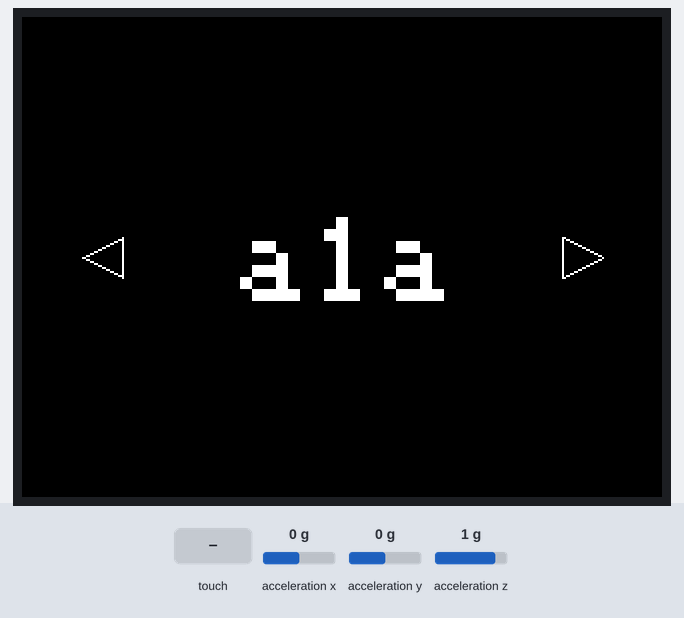
A sketch run on a simulated ESP32. On the bench: 320×240 colour display. Inputs (shaded band) come from the test bench; at power-on: acceleration x 0 g, acceleration y 0 g, acceleration z 1 g. WiFi joins after 1.5 s; servers stay silent unless stated; uploads are accepted with an empty reply; what the sketch prints to the serial monitor is not drawn.

Above: at 2.6 s.
2.7 s: touch panel pressed at 13 % / 10 % of its raw x / y range
At 3.9 s:
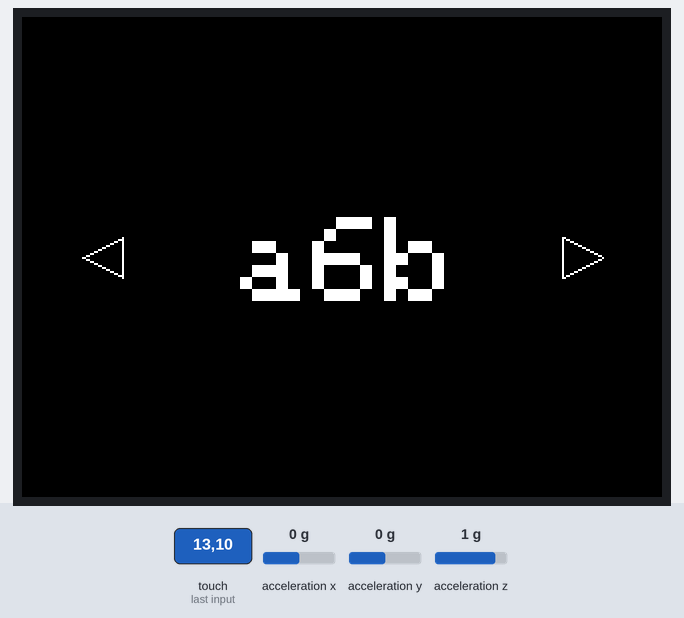
4.3 s: touch panel pressed at 38 % / 10 % of its raw x / y range
At 5.4 s:
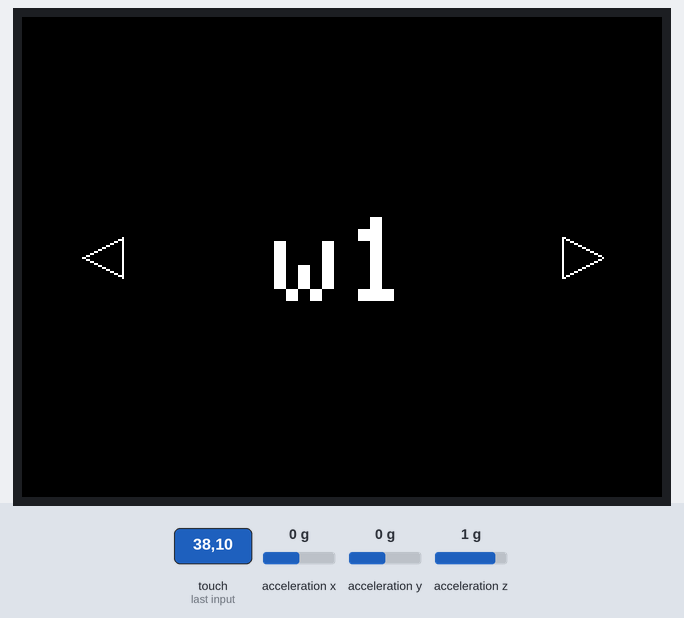
5.9 s: touch panel pressed at 62 % / 10 % of its raw x / y range
At 7.4 s:
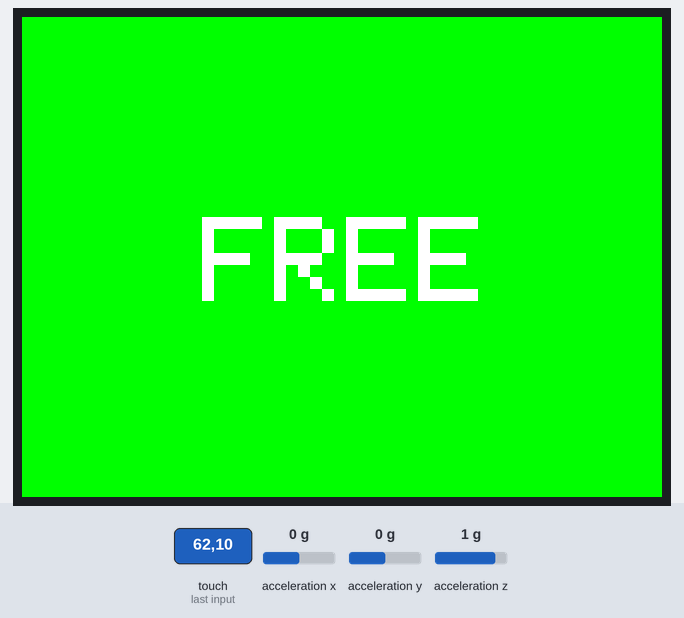
Timing chart, 0 to 8.9 s (numbered marks = the images above; inputs shaded):
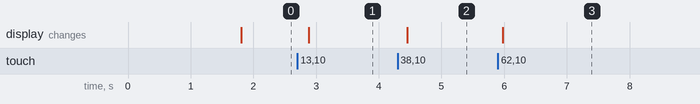

Measured:
- after the input at 2.7 s, the display: changes after 0.18 s (image 1)
- after the input at 4.3 s, the display: changes after 0.16 s (image 2)
- after the input at 5.9 s, the display: changes after 0.08 s (image 3)

The sketch:

laundry_monitor.ino
```cpp
#include <M5Core2.h>
#include <WiFi.h>
#include <HTTPClient.h>
#include <ArduinoJson.h>

#include "esp_wpa2.h"

// ---------- STRUCTS ----------

// accelerometer data structs
struct Vector {
  float x = 0, y = 0, z = 0;
  float get_magnitude() {
    return sqrt(x * x + y * y + z * z);
  }
};

// ---------- Helper Functions Forward Declarations -------------

// machine data helper functions
void init_machine_data();
String display_menu(const String[], int);
void display_menu_option(String);
void set_display_state(String, String message = "");

// wifi helper functions
String send_state(String);
String get_url_with_state(String);
String get_request(String);

// ---------- CONSTANTS ----------

// accelerometric data constants
#define INTERVAL_SIZE 100
#define ACC_MEAN 1.0F
#define ACC_SCALAR 100.0F
const double min_working_vibration = 3;
const unsigned long acc_delay = 10;

// wifi constants
const String ssid = "nyu";
const String network_username = "se2422";
const String network_password = "SMHME04@nyu2";
const String server_ip = "10.225.71.5";
const String server_port = "8080";

// machine data constants
const String buildings[] = {
  "a1a", "a1b", "a1c", "a2a", "a2b", "a2c",
  "a3", "a4", "a5a", "a5b", "a5c",
  "a6a", "a6b", "a6c"
};
const int building_count = sizeof(buildings) / sizeof(buildings[0]);
const String machine_ids[] = {
  "w1", "w2", "w3", "w4", "w5", "w6",
  "d1", "d2", "d3", "d4", "d5", "d6"
};
const int machine_ids_count = sizeof(machine_ids) / sizeof(machine_ids[0]);
const unsigned long used_to_free_delay = 5000;
const unsigned long free_to_used_delay = 5000;
const unsigned long reservation_delay = 5000;


// display constants
const unsigned long touch_delay = 100;

// ---------- Global Variables ----------

// machine data global variables
String building = "";
String machine_id = "";
String state = "FREE";
unsigned long last_free_time = 0;
unsigned long last_used_time = 0;
unsigned long reservation_time = 0;

// acceloremeter data global variables
unsigned long last_acc_time = 0;
float acc_squareddevs_sum = 0.0F, acc_stddev = 0.0F;
float acc_squareddevs[INTERVAL_SIZE];
int acc_index = 0;

// ---------- MAIN Program ----------

void setup() {
  // init M5Stack and IMU sensor unit
  M5.begin();
  M5.IMU.Init();

  // start serial communication
  Serial.begin(9600);

  // setup wifi connection
  WiFi.disconnect(true);
  WiFi.mode(WIFI_STA);
  WiFi.begin(
    ssid.c_str(),
    WPA2_AUTH_PEAP,
    network_username.c_str(),
    network_username.c_str(),
    network_password.c_str()
  );

  // WiFi.begin(ssid.c_str(), password.c_str());
  Serial.println("Connecting");
  while (WiFi.status() != WL_CONNECTED) {
    delay(500);
    Serial.print(".");
  }
  Serial.println("");
  Serial.print("Connected to WiFi network with IP Address: ");
  Serial.println(WiFi.localIP());

  // initialise monitored machine data
  init_machine_data();

  // set initial state
  state = "FREE";
  last_free_time = millis();
  set_display_state(state);
  send_state(state);
}

void loop() {
  // Calculating Accelerometric Standdard Deviation
  if ((millis() - last_acc_time) >= acc_delay) {
    // collect accelerometer data
    Vector acc;
    M5.IMU.getAccelData(&acc.x, &acc.y, &acc.z);

    // keeping track of the deviations squared for the last
    // INTERVAL_SIZE datapoints
    acc_squareddevs_sum -= acc_squareddevs[acc_index];
    float curr_dev = ACC_SCALAR * (ACC_MEAN - acc.get_magnitude());
    acc_squareddevs[acc_index] = curr_dev * curr_dev;
    acc_squareddevs_sum += acc_squareddevs[acc_index];
    acc_index = (acc_index + 1) % INTERVAL_SIZE;

    // calculating the acceleration magnitude standard deviation
    acc_stddev = sqrt(acc_squareddevs_sum / INTERVAL_SIZE);

    // display acc_stddev
    Serial.print("acc_stddev: ");
    Serial.println(acc_stddev);

    if (acc_stddev >= min_working_vibration) {
      if (
        state != "USED" &&
        (millis() - last_free_time) >= free_to_used_delay
      ) {
        state = "USED";
        send_state(state);
        set_display_state(state);
      }

      last_used_time = millis();
    }

    if (acc_stddev < min_working_vibration) {
      if (
        (state == "USED" &&
        (millis() - last_used_time) >= used_to_free_delay) ||
        (state == "RESERVED" &&
        (millis() - reservation_time) >= reservation_delay)
      ) {
        state = "FREE";
        String payload = send_state(state);
        StaticJsonDocument<200> json;
        deserializeJson(json, payload);
        const char* json_state = json["state"];
        Serial.print("json_state: ");
        Serial.println(json_state);
        if (!strcmp(json_state,"RESERVED")) {
          state = "RESERVED";
          const char* json_reserver = json["reserver"];
          set_display_state(state, json_reserver);
          reservation_time = millis();
        } else {
          set_display_state(state);
        }
      }

      last_free_time = millis();
    }

    // reset last acc data check time
    last_acc_time = millis();
  }
}

// ---------- Helper Functions Definitions ----------

// --- machine data definitions ---
void init_machine_data() {
  building = display_menu(buildings, building_count);
  machine_id = display_menu(machine_ids, machine_ids_count);
}

String display_menu(const String options[], int option_count) {
  M5.Lcd.clear(BLACK);
  const int arrow_area_width = 70;

  unsigned long last_touch_time = 0;
  int option_index = 0;
  display_menu_option(options[option_index]);
  while (true) {
    TouchPoint_t touch = M5.Touch.getPressPoint();
    if (touch.x != -1 && millis() - last_touch_time > touch_delay) {
      last_touch_time = millis();

      if (touch.x < arrow_area_width) {
        option_index = (option_index + option_count - 1) % option_count;
      } else if (touch.x > (M5.Lcd.width() - arrow_area_width)) {
        option_index = (option_index + 1) % option_count;
      } else {
        return options[option_index];
      }

      display_menu_option(options[option_index]);
    }
  }
}

void display_menu_option(String option) {
  M5.Lcd.clear(BLACK);

  // draw option
  int text_width = option.length() * 34;
  int text_height = 40;
  M5.Lcd.setTextColor(WHITE);
  M5.Lcd.setTextSize(6);
  M5.Lcd.drawString(
    option.c_str(),
    M5.Lcd.width() / 2 - text_width / 2,
    M5.Lcd.height() / 2 - text_height / 2
  );

  // draw left arrow
  M5.Lcd.drawTriangle(
    30, int(M5.Lcd.height() / 2),
    50, int(M5.Lcd.height() / 2) - 10,
    50, int(M5.Lcd.height() / 2) + 10,
    WHITE
  );

  // draw right arrow
  M5.Lcd.drawTriangle(
    M5.Lcd.width() - 30, int(M5.Lcd.height() / 2),
    M5.Lcd.width() - 50, int(M5.Lcd.height() / 2) - 10,
    M5.Lcd.width() - 50, int(M5.Lcd.height() / 2) + 10,
    WHITE
  );
}

void set_display_state(String state, String message) {
  int colour;
  if (state == "FREE") {
    colour = GREEN;
  } else if (state == "USED") {
    colour = RED;
  } else if (state == "RESERVED") {
    colour = BLUE;
  } else exit(0);
  M5.Lcd.clear(colour);

  // draw state
  int text_width = state.length() * 35;
  int text_height = 40;
  M5.Lcd.setTextColor(WHITE);
  M5.Lcd.setTextSize(6);
  M5.Lcd.drawString(
    state.c_str(),
    M5.Lcd.width() / 2 - text_width / 2,
    M5.Lcd.height() / 2 - text_height / 2
  );

  // draw message
  text_width = message.length() * 11;
  text_height = 12;
  M5.Lcd.setTextColor(WHITE);
  M5.Lcd.setTextSize(2);
  M5.Lcd.drawString(
    message.c_str(),
    M5.Lcd.width() / 2 - text_width / 2,
    int(M5.Lcd.height() * 0.75) - text_height / 2
  );
}

// --- wifi definitions ---
String send_state(String state) {
  while (WiFi.status() != WL_CONNECTED) {
    delay(1000);
    Serial.println("Connection Error!");
  }

  HTTPClient http;
  String request_url = get_url_with_state(state);
  String payload = get_request(request_url);

  Serial.print("Payload: ");
  Serial.println(payload.c_str());

  return payload;
}

String get_url_with_state(String state) {
  return "http://" + server_ip + ":" + server_port + "/MONITOR?building=" + building + "&machine_id=" + machine_id + "&state=" + state;
}

String get_request(String url) {
  WiFiClient client;
  HTTPClient http;

  // Your Domain name with URL path or IP address with path
  http.begin(url.c_str());

  // Send HTTP POST request
  int http_response_code = http.GET();

  String payload = "{}";

  if (http_response_code > 0) {
    Serial.print("HTTP Response code: ");
    Serial.println(http_response_code);
    payload = http.getString();
  } else {
    Serial.print("Error code: ");
    Serial.println(http_response_code);
  }

  // Free resources
  http.end();

  return payload;
}
```
